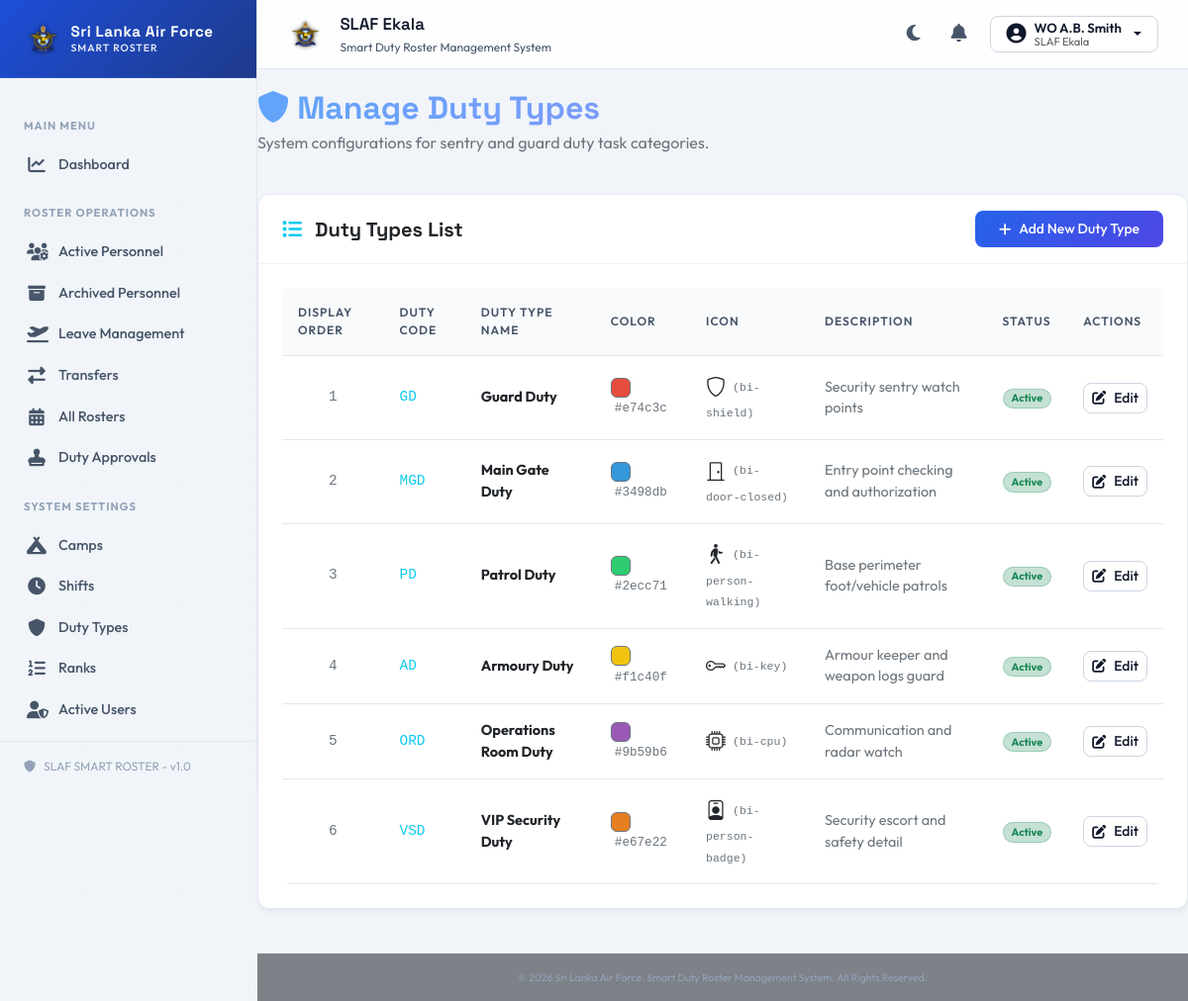
The page /duty-types (signed in) on the database its author committed.
### tables this page shows
CREATE TABLE IF NOT EXISTS `users` (
  `user_id` INT AUTO_INCREMENT PRIMARY KEY,
  `service_number` VARCHAR(30) UNIQUE NOT NULL,
  `username` VARCHAR(100) NULL,
  `password_hash` VARCHAR(255) NOT NULL,
  `role_id` INT NOT NULL,
  `status` ENUM('Active', 'Suspended', 'Locked') DEFAULT 'Active',
  `failed_attempts` INT NOT NULL DEFAULT 0,
  `lock_date` TIMESTAMP NULL DEFAULT NULL,
  `lock_reason` VARCHAR(255) NULL,
  `locked_until` TIMESTAMP NULL DEFAULT NULL,
  `force_password_change` TINYINT(1) NOT NULL DEFAULT 0,
  `password_reset_at` TIMESTAMP NULL DEFAULT NULL,
  `password_reset_by` VARCHAR(30) NULL,
  `password_reset_reason` VARCHAR(255) NULL,
  `unlock_reason` VARCHAR(255) NULL,
  `unlock_date` TIMESTAMP NULL DEFAULT NULL,
  `unlocked_by` VARCHAR(30) NULL,
  `is_archived` TINYINT(1) NOT NULL DEFAULT 0,
  `archived_at` TIMESTAMP NULL DEFAULT NULL,
  `archived_by` VARCHAR(30) NULL,
  `archive_reason` TEXT NULL,
  `restored_at` TIMESTAMP NULL DEFAULT NULL,
  `restored_by` VARCHAR(30) NULL,
  `restore_reason` TEXT NULL,
  `created_at` TIMESTAMP DEFAULT CURRENT_TIMESTAMP,
  `updated_at` TIMESTAMP DEFAULT CURRENT_TIMESTAMP ON UPDATE CURRENT_TIMESTAMP,
  FOREIGN KEY (`service_number`) REFERENCES `personnel` (`service_number`) ON DELETE CASCADE ON UPDATE CASCADE,
  FOREIGN KEY (`role_id`) REFERENCES `roles` (`role_id`) ON UPDATE CASCADE,
  INDEX idx_users_role (`role_id`),
  INDEX idx_users_username (`username`),
  INDEX idx_users_archived (`is_archived`)
);

CREATE TABLE IF NOT EXISTS `camps` (
  `camp_id` INT AUTO_INCREMENT PRIMARY KEY,
  `camp_code` VARCHAR(50) UNIQUE NOT NULL,
  `camp_name` VARCHAR(150) NOT NULL,
  `address` TEXT NULL,
  `status` ENUM('Active', 'Inactive') DEFAULT 'Active',
  `created_at` TIMESTAMP DEFAULT CURRENT_TIMESTAMP,
  `updated_at` TIMESTAMP DEFAULT CURRENT_TIMESTAMP ON UPDATE CURRENT_TIMESTAMP,
  INDEX idx_camp_status (`status`)
);

CREATE TABLE IF NOT EXISTS `ranks` (
  `rank_id` INT AUTO_INCREMENT PRIMARY KEY,
  `rank_code` VARCHAR(50) UNIQUE NOT NULL,
  `rank_name` VARCHAR(100) NOT NULL,
  `rank_short_name` VARCHAR(20) NOT NULL,
  `display_order` INT DEFAULT 0,
  `status` ENUM('Active', 'Inactive') DEFAULT 'Active',
  `created_at` TIMESTAMP DEFAULT CURRENT_TIMESTAMP,
  `updated_at` TIMESTAMP DEFAULT CURRENT_TIMESTAMP ON UPDATE CURRENT_TIMESTAMP
);

CREATE TABLE IF NOT EXISTS `personnel` (
  `service_number` VARCHAR(30) PRIMARY KEY,
  `rank_id` INT NOT NULL,
  `initials` VARCHAR(50) NOT NULL,
  `full_name` VARCHAR(255) NOT NULL,
  `trade` VARCHAR(100) NOT NULL,
  `camp_id` INT NOT NULL,
  `contact_number` VARCHAR(30) NULL,
  `email` VARCHAR(150) UNIQUE NOT NULL,
  `f1250` VARCHAR(100) NULL,
  `section` VARCHAR(100) NULL,
  `appointment` VARCHAR(100) NULL,
  `status` ENUM('Active', 'Inactive', 'Temporary Duty', 'Leave') DEFAULT 'Active',
  `is_archived` TINYINT(1) NOT NULL DEFAULT 0,
  `archived_at` TIMESTAMP NULL DEFAULT NULL,
  `archived_by` VARCHAR(30) NULL DEFAULT NULL,
  `archive_reason` TEXT NULL DEFAULT NULL,
  `restored_at` TIMESTAMP NULL DEFAULT NULL,
  `restored_by` VARCHAR(30) NULL DEFAULT NULL,
  `restore_reason` TEXT NULL DEFAULT NULL,
  `created_at` TIMESTAMP DEFAULT CURRENT_TIMESTAMP,
  `updated_at` TIMESTAMP DEFAULT CURRENT_TIMESTAMP ON UPDATE CURRENT_TIMESTAMP,
  FOREIGN KEY (`camp_id`) REFERENCES `camps` (`camp_id`) ON UPDATE CASCADE,
  FOREIGN KEY (`rank_id`) REFERENCES `ranks` (`rank_id`) ON UPDATE CASCADE,
  INDEX idx_personnel_camp (`camp_id`),
  INDEX idx_personnel_status (`status`),
  INDEX idx_personnel_rank (`rank_id`),
  INDEX idx_personnel_archived (`is_archived`)
);

CREATE TABLE IF NOT EXISTS `duty_types` (
  `duty_type_id` INT AUTO_INCREMENT PRIMARY KEY,
  `duty_type_name` VARCHAR(100) UNIQUE NOT NULL,
  `duty_code` VARCHAR(50) UNIQUE NOT NULL,
  `description` VARCHAR(255) NULL,
  `color_code` VARCHAR(50) NULL,
  `icon_class` VARCHAR(50) NULL,
  `display_order` INT DEFAULT 0,
  `status` ENUM('Active', 'Inactive') DEFAULT 'Active',
  `created_by` INT NULL,
  `updated_by` INT NULL,
  `created_at` TIMESTAMP DEFAULT CURRENT_TIMESTAMP,
  `updated_at` TIMESTAMP DEFAULT CURRENT_TIMESTAMP ON UPDATE CURRENT_TIMESTAMP,
  FOREIGN KEY (`created_by`) REFERENCES `users` (`user_id`) ON DELETE SET NULL,
  FOREIGN KEY (`updated_by`) REFERENCES `users` (`user_id`) ON DELETE SET NULL
);

### views/admin/duty_types.php (the view, shortened to what the rows shown need)
<?php
include __DIR__ . '/../layout/header.php';
?>
<div class="row mb-4 align-items-center">
    <div class="col-md-12">
        <h2 class="fw-bold mb-1 gradient-text"><i class="fas fa-shield"></i> Manage Duty Types</h2>
    </div>
</div>
<div class="glass-card mb-4">
    <div class="card-body p-4">
        <div class="table-custom-container">
            <table class="table-custom">
                <thead>
                    <tr>
                        <th>Display Order</th>
                        <th>Duty Code</th>
                        <th>Duty Type Name</th>
                        <th>Color</th>
                        <th>Icon</th>
                        <th>Description</th>
                        <th>Status</th>
                        <th>Actions</th>
                    </tr>
                </thead>
                <tbody>
                    <?php if (empty($dutyTypes)): ?>
                        <tr>
                            <td colspan="8" class="text-center text-secondary py-4">No duty types registered.</td>
                        </tr>
                    <?php else: ?>
                        <?php foreach ($dutyTypes as $dt): ?>
                            <tr>
                                <td class="font-monospace text-secondary text-center"><?= (int)$dt['display_order'] ?></td>
                                <td class="font-monospace text-info small"><?= htmlspecialchars($dt['duty_code']) ?></td>
                                <td class="fw-bold text-dark"><?= htmlspecialchars($dt['duty_type_name']) ?></td>
                                <td>
                                    <span class="d-inline-block rounded border border-secondary border-opacity-20 align-middle" style="width: 20px; height: 20px; background-color: <?= htmlspecialchars($dt['color_code']) ?>;"></span>
                                    <span class="small font-monospace text-secondary ms-1 align-middle"><?= htmlspecialchars($dt['color_code']) ?></span>
                                </td>
                                <td>
                                    <i class="<?= htmlspecialchars($dt['icon_class']) ?> text-dark fs-5 align-middle"></i>
                                    <span class="small text-secondary font-monospace ms-1 align-middle" style="font-size: 0.72rem;">(<?= htmlspecialchars($dt['icon_class']) ?>)</span>
                                </td>
                                <td class="small text-secondary"><?= htmlspecialchars($dt['description'] ?? 'N/A') ?></td>
                                <td>
                                    <span class="badge rounded-pill bg-<?= $dt['status'] === 'Active' ? 'success' : 'secondary' ?> bg-opacity-25 border border-<?= $dt['status'] === 'Active' ? 'success' : 'secondary' ?> border-opacity-25 text-<?= $dt['status'] === 'Active' ? 'success' : 'secondary' ?> px-2">
                                        <?= $dt['status'] ?>
                                    </span>
                                </td>
                                <td>
                                    <button type="button" class="btn btn-sm btn-custom btn-custom-secondary py-1 px-2"
                                            onclick="openDutyTypeModal(<?= htmlspecialchars(json_encode($dt), ENT_QUOTES, 'UTF-8') ?>);">
                                        <i class="fas fa-pen-to-square"></i> Edit
                                    </button>
                                </td>
                            </tr>
                        <?php endforeach; ?>
                    <?php endif; ?>
                </tbody>
            </table>
        </div>
    </div>
</div>
<?php
include __DIR__ . '/../layout/footer.php';
?>

### views/layout/header.php (shortened to what the rows shown need)
<?php
$isLoggedIn = Session::has('user_id');
$roleName = Session::get('role_name');
$fullName = Session::get('full_name');
$rankName = Session::get('rank');
$serviceNum = Session::get('service_number');
$profileName = '';
$profileCampName = '';
if ($isLoggedIn && $serviceNum) {
    try {
        $profile = User::getProfileInfo(Session::get('user_id'));
        if ($profile) {
            $initials = $profile['initials'] ?? '';
            $fName = $profile['full_name'] ?? '';
            $rankShort = $profile['rank_short_name'] ?? '';
            $nameParts = explode(' ', trim($fName));
            $lastName = end($nameParts);
            $rankPrefix = ($rankShort ?: ($rankName ?? ''));
            $profileName = ($rankPrefix ? $rankPrefix . ' ' : '') . $initials . ' ' . $lastName;
            $profileCampName = $profile['camp_name'] ?: 'No Location';
        } else {
            $profileName = ($rankName ? $rankName . ' ' : '') . $fullName;
            $profileCampName = 'SLAF Base';
        }
    } catch (Exception $e) {
        $profileName = ($rankName ? $rankName . ' ' : '') . $fullName;
        $profileCampName = 'SLAF Base';
    }
}
?>
<!DOCTYPE html>
<html lang="en">
<head>
    <link href="<?= BASE_URL ?>/views/assets/vendor/css/bootstrap.min.css" rel="stylesheet">
    <link href="https://cdnjs.cloudflare.com/ajax/libs/font-awesome/6.4.2/css/all.min.css" rel="stylesheet">
    <link rel="stylesheet" href="https://cdn.jsdelivr.net/npm/bootstrap-icons@1.11.3/font/bootstrap-icons.min.css">
    <link href="<?= BASE_URL ?>/views/assets/css/style.css?v=<?= time() ?>" rel="stylesheet">
</head>
<body>
    <?php if ($isLoggedIn):
        $campName = $profileCampName ?: 'SLAF Base';
    ?>
    <div class="app-container">
        <aside class="sidebar-custom offcanvas-lg offcanvas-start" id="sidebarMenu" tabindex="-1" aria-labelledby="sidebarMenuLabel">
            <div class="sidebar-header offcanvas-header d-flex align-items-center justify-content-between">
                <div class="d-flex align-items-center gap-2">
                    <img src="<?= BASE_URL ?>/views/assets/images/slaf_logo.png" alt="SLAF Logo" style="height: 38px; width: auto; object-fit: contain;">
                    <div class="sidebar-brand-text">
                        <div class="sidebar-brand-title">Sri Lanka Air Force</div>
                        <div class="sidebar-brand-subtitle">SMART ROSTER</div>
                    </div>
                </div>
            </div>
            <div class="offcanvas-body d-flex flex-column p-0 flex-grow-1">
                <div class="sidebar-menu">
                    <div class="sidebar-group-title">Main Menu</div>
                    <a class="sidebar-link <?= ($route ?? '') === '/dashboard' ? 'active' : '' ?>" href="<?= BASE_URL ?>/dashboard">
                        <i class="fas fa-chart-line"></i> Dashboard
                    </a>
                    <?php if ($roleName === 'Administrator' || $roleName === 'Super Admin'): ?>
                        <div class="sidebar-group-title">Roster Operations</div>
                        <a class="sidebar-link <?= ($route ?? '') === '/personnel' ? 'active' : '' ?>" href="<?= BASE_URL ?>/personnel">
                            <i class="fas fa-users-gear"></i> Active Personnel
                        </a>
                        <a class="sidebar-link <?= ($route ?? '') === '/personnel/archived' ? 'active' : '' ?>" href="<?= BASE_URL ?>/personnel/archived">
                            <i class="fas fa-box-archive"></i> Archived Personnel
                        </a>
                        <a class="sidebar-link <?= ($route ?? '') === '/leaves' ? 'active' : '' ?>" href="<?= BASE_URL ?>/leaves">
                            <i class="fas fa-plane-departure"></i> Leave Management
                        </a>
                        <a class="sidebar-link <?= in_array(($route ?? ''), ['/postings', '/transfers', '/transfers/view']) ? 'active' : '' ?>" href="<?= BASE_URL ?>/transfers">
                            <i class="fas fa-right-left"></i> Transfers
                        </a>
                        <a class="sidebar-link <?= ($route ?? '') === '/rosters' ? 'active' : '' ?>" href="<?= BASE_URL ?>/rosters">
                            <i class="fas fa-calendar-days"></i> All Rosters
                        </a>
                        <a class="sidebar-link <?= ($route ?? '') === '/rosters/approve' ? 'active' : '' ?>" href="<?= BASE_URL ?>/rosters/approve">
                            <i class="fas fa-stamp"></i> Duty Approvals
                        </a>
                        <div class="sidebar-group-title">System Settings</div>
                        <a class="sidebar-link <?= ($route ?? '') === '/camps' ? 'active' : '' ?>" href="<?= BASE_URL ?>/camps">
                            <i class="fas fa-campground"></i> Camps
                        </a>
                        <a class="sidebar-link <?= ($route ?? '') === '/shifts' ? 'active' : '' ?>" href="<?= BASE_URL ?>/shifts">
                            <i class="fas fa-clock"></i> Shifts
                        </a>
                        <a class="sidebar-link <?= ($route ?? '') === '/duty-types' ? 'active' : '' ?>" href="<?= BASE_URL ?>/duty-types">
                            <i class="fas fa-shield"></i> Duty Types
                        </a>
                        <a class="sidebar-link <?= ($route ?? '') === '/ranks' ? 'active' : '' ?>" href="<?= BASE_URL ?>/ranks">
                            <i class="fas fa-list-ol"></i> Ranks
                        </a>
                        <a class="sidebar-link <?= ($route ?? '') === '/users' ? 'active' : '' ?>" href="<?= BASE_URL ?>/users">
                            <i class="fas fa-user-shield"></i> Active Users
                        </a>
                        <a class="sidebar-link <?= ($route ?? '') === '/users/archived' ? 'active' : '' ?>" href="<?= BASE_URL ?>/users/archived">
                        </a>
                    <?php endif; ?>
                </div>
                <div class="sidebar-footer">
                    <i class="fas fa-shield"></i> SLAF SMART ROSTER - v1.0
                </div>
            </div>
        </aside>
        <div class="main-layout">
            <header class="topbar-custom">
                <div class="d-flex align-items-center">
                    <img src="<?= BASE_URL ?>/views/assets/images/slaf_logo.png" alt="SLAF Logo" class="me-3" style="height: 36px; width: auto; object-fit: contain;">
                    <div class="topbar-title-section">
                        <div class="topbar-title d-none d-md-block"><?= htmlspecialchars($campName) ?></div>
                        <div class="topbar-subtitle d-none d-md-block">Smart Duty Roster Management System</div>
                    </div>
                </div>
                <div class="topbar-actions">
                    <button class="topbar-action-btn" id="themeToggle" title="Toggle theme">
                        <i class="fas fa-moon"></i>
                    </button>
                    <a href="<?= BASE_URL ?>/notifications" class="topbar-action-btn position-relative text-decoration-none" title="Notifications">
                        <i class="fas fa-bell"></i>
                    </a>
                    <div class="dropdown">
                        <button class="btn btn-custom btn-custom-secondary dropdown-toggle py-1 px-2 px-md-3 d-inline-flex align-items-center gap-2" type="button" id="userMenu" data-bs-toggle="dropdown" aria-expanded="false">
                            <i class="fas fa-user-circle fs-5"></i>
                            <span class="d-none d-md-inline text-start" style="line-height: 1.1; font-size: 0.825rem;">
                                <span class="d-block fw-semibold" style="color: #0f172a;"><?= htmlspecialchars($profileName ?? '') ?></span>
                                <span class="d-block text-muted" style="font-size: 0.7rem; font-weight: normal;"><?= htmlspecialchars($profileCampName ?? '') ?></span>
                            </span>
                        </button>
                    </div>
                </div>
            </header>
            <div class="main-content-container">
    <?php elseif (isset($isLoginPage) && $isLoginPage): ?>
        <div class="login-wrapper">
    <?php else: ?>
        <div class="container my-4 content-wrapper">
    <?php endif; ?>

### rows shown on the page
users: camps.camp_name "SLAF Ekala", ranks.rank_short_name "WO A.B. Smith"
duty_types: display_order "1", duty_code "GD", duty_type_name "Guard Duty", color_code "#e74c3c", icon_class "bi-shield", description "Security sentry watch points", status "Active"
duty_types: display_order "2", duty_code "MGD", duty_type_name "Main Gate Duty", color_code "#3498db", icon_class "bi-door-closed", description "Entry point checking and authorization", status "Active"
duty_types: display_order "3", duty_code "PD", duty_type_name "Patrol Duty", color_code "#2ecc71", icon_class "bi-person-walking", description "Base perimeter foot/vehicle patrols", status "Active"
duty_types: display_order "4", duty_code "AD", duty_type_name "Armoury Duty", color_code "#f1c40f", icon_class "bi-key", description "Armour keeper and weapon logs guard", status "Active"
duty_types: display_order "5", duty_code "ORD", duty_type_name "Operations Room Duty", color_code "#9b59b6", icon_class "bi-cpu", description "Communication and radar watch", status "Active"
duty_types: display_order "6", duty_code "VSD", duty_type_name "VIP Security Duty", color_code "#e67e22", icon_class "bi-person-badge", description "Security escort and safety detail", status "Active"
